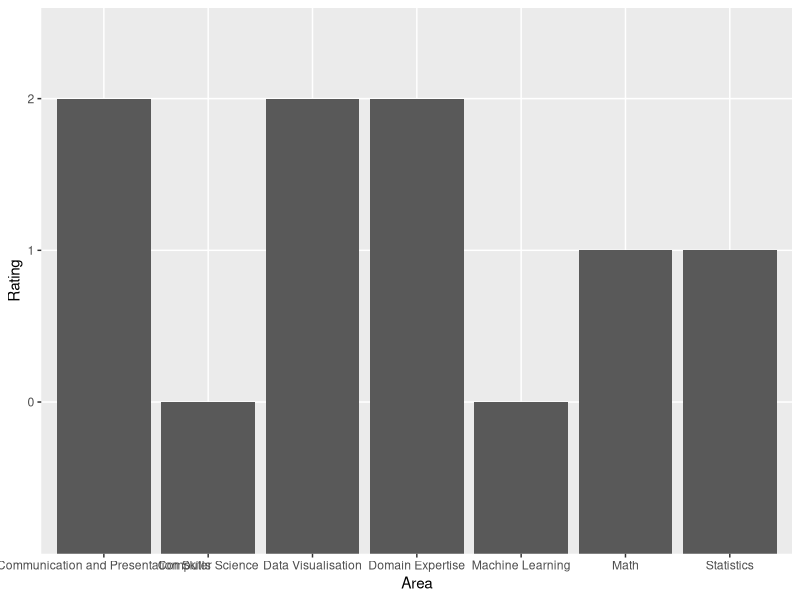

R code for this plot:
## ---- chunk 1
library(ggplot2)
## ---- chunk 2
profile_df <- data.frame(cbind(c('Computer Science', 'Math', 'Statistics', 'Machine Learning', 'Domain Expertise', 'Communication and Presentation Skills', 'Data Visualisation'),c(0,1,1,0,2,2,2)))
names(profile_df) <- c('Area','Rating')
ggplot(profile_df, aes(x=Area, y=Rating)) +
    geom_col()
